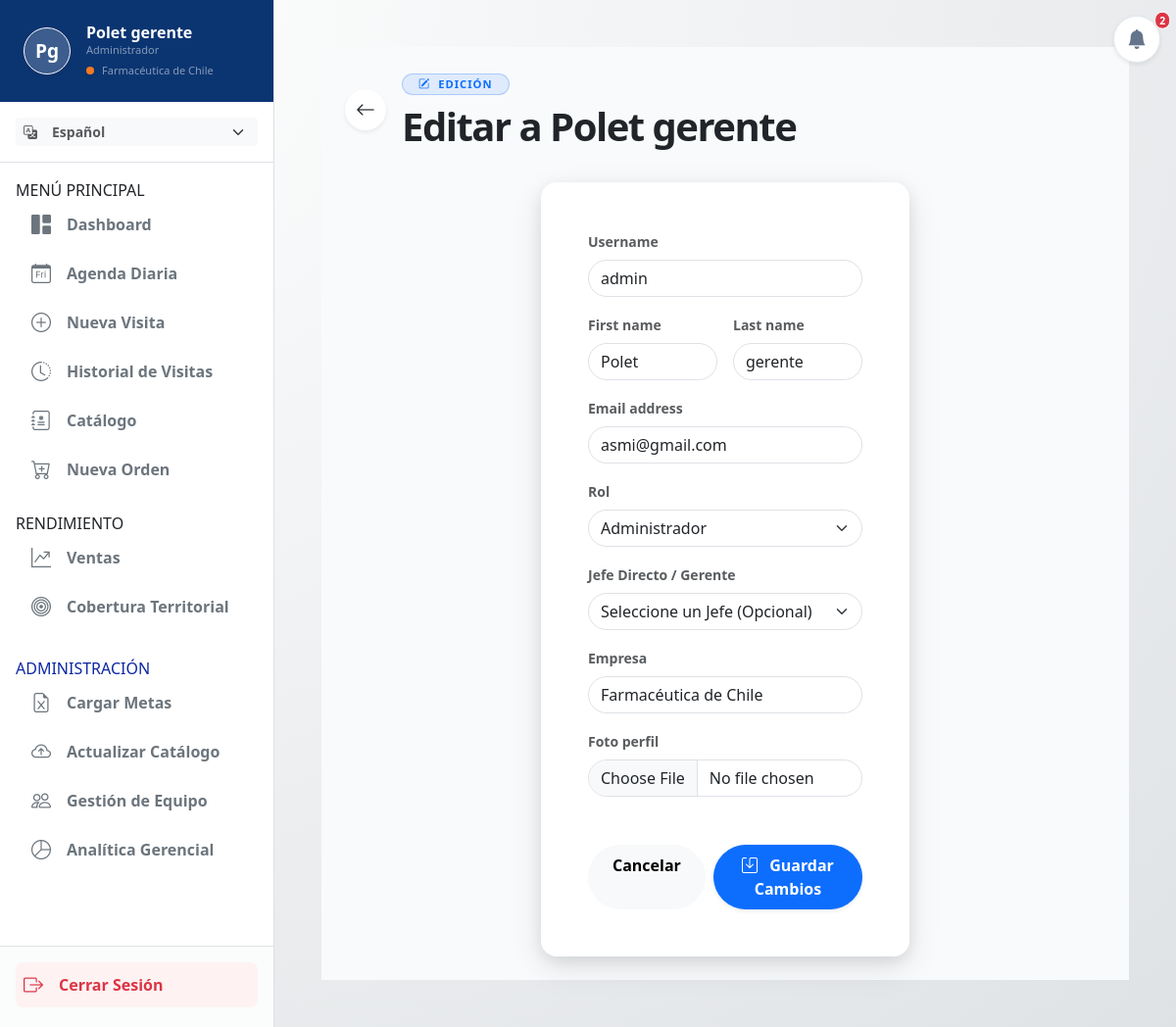
Page /usuarios/editar/1/ (signed in) on the earlier database version.
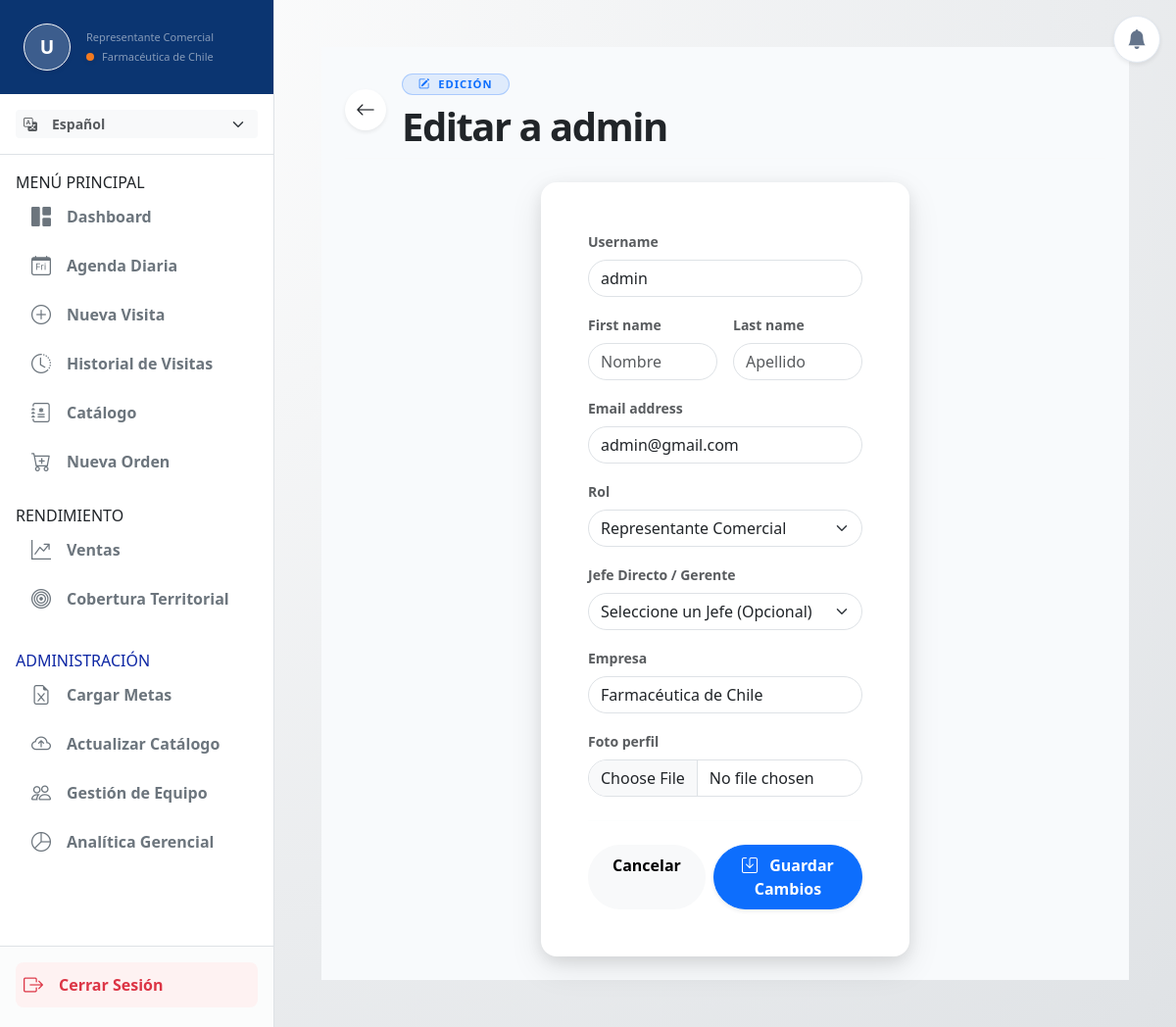
Same page on the later database version.
### apps/usuarios/models.py (models this page shows)
class UsuarioPersonalizado(AbstractUser):
    rol = models.CharField(max_length=50, default='Representante Comercial')
    empresa = models.CharField(max_length=100, default='Farmacéutica de Chile')
    foto_perfil = models.ImageField(upload_to='perfiles/', null=True, blank=True)
    jefe = models.ForeignKey(
        'self',
        on_delete=models.SET_NULL,
        null=True,
        blank=True,
        related_name='equipo',
        help_text="Selecciona al Gerente o Jefe directo de este vendedor."
    )
    def __str__(self):
        return f"{self.first_name} {self.last_name} - {self.rol}"
    @property
    def es_gerente(self):
        roles_jefatura = ['Administrador', 'Gerente', 'Jefe de Ventas']
        return any(palabra in self.rol for palabra in roles_jefatura) or self.is_staff or self.is_superuser

### apps/usuarios/views.py (the view)
# urls.py: path('editar/<int:usuario_id>/', views.editar_usuario, name='editar_usuario'),
@login_required(login_url='usuarios:login')
def editar_usuario(request, usuario_id):
    if not request.user.is_superuser and 'Administrador' not in request.user.rol:
        messages.error(request, "No tienes permisos para editar usuarios.")
        return redirect('usuarios:gestion_equipo')
    usuario = get_object_or_404(UsuarioPersonalizado, id=usuario_id)
    if request.method == 'POST':
        form = EditarUsuarioForm(request.POST, request.FILES, instance=usuario)
        if form.is_valid():
            form.save()
            messages.success(request, f"Los datos de {usuario.username} se actualizaron correctamente.")
            return redirect('usuarios:gestion_equipo')
    else:
        form = EditarUsuarioForm(instance=usuario)
    return render(request, 'usuarios/editar_usuario.html', {'form': form, 'usuario_edit': usuario})

### apps/usuarios/templates/usuarios/editar_usuario.html (shortened to what this page needs)
{% extends 'base.html' %}
{% load i18n %}
{% block content %}
<div class="container-fluid px-4 py-4" style="background-color: #f8fafc; min-height: 100vh;">
    <div class="d-flex align-items-center mb-4 pb-2 border-bottom border-light gap-3">
        <a href="{% url 'usuarios:gestion_equipo' %}" class="btn bg-white rounded-circle shadow-sm d-flex align-items-center justify-content-center border-0" style="width: 42px; height: 42px;">
            <i class="bi bi-arrow-left fs-5 text-dark"></i>
        </a>
        <div>
            <span class="badge bg-primary bg-opacity-10 text-primary border border-primary border-opacity-25 rounded-pill px-3 py-1 mb-2 fw-bold" style="letter-spacing: 1px; font-size: 0.7rem;">
                <i class="bi bi-pencil-square me-1"></i> {% translate "EDICIÓN" %}
            </span>
            <h2 class="fw-bolder text-dark mb-0 display-6" style="letter-spacing: -1.5px;">{% translate "Editar a" %} {{ usuario_edit.get_full_name|default:usuario_edit.username }}</h2>
        </div>
    </div>
    <div class="row justify-content-center">
        <div class="col-12 col-md-8 col-lg-6">
            <div class="card card-farma border-0 shadow-sm rounded-4 bg-white">
                <div class="card-body p-5">
                    <form method="POST" enctype="multipart/form-data">
                        <div class="row g-3">
                            {% for field in form %}
                                <div class="col-12 {% if field.name == 'first_name' or field.name == 'last_name' %}col-md-6{% endif %}">
                                    <label class="form-label small fw-bold text-muted">{{ field.label }}</label>
                                    {{ field }}
                                </div>
                            {% endfor %}
                        </div>
                        <hr class="my-4 text-light">
                        <div class="d-flex justify-content-end gap-2">
                            <a href="{% url 'usuarios:gestion_equipo' %}" class="btn btn-light rounded-pill px-4 py-2 fw-bold">
                                {% translate "Cancelar" %}
                            </a>
                            <button type="submit" class="btn btn-primary rounded-pill px-4 py-2 fw-bold shadow-sm">
                                <i class="bi bi-save me-2"></i> {% translate "Guardar Cambios" %}
                            </button>
                        </div>
                    </form>
                </div>
            </div>
        </div>
    </div>
</div>
{% endblock %}

### templates/base.html (shortened to what the changed rows need)
{% load static %}
{% load i18n %}
<!DOCTYPE html>
<html lang="{{ LANGUAGE_CODE }}">
<head>
    <link href="https://cdn.jsdelivr.net/npm/bootstrap@5.3.2/dist/css/bootstrap.min.css" rel="stylesheet">
    <link rel="stylesheet" href="https://cdn.jsdelivr.net/npm/bootstrap-icons@1.11.1/font/bootstrap-icons.css">
    <link rel="stylesheet" href="{% static 'css/style.css' %}">
</head>
<body>
    <div class="d-none d-lg-block position-fixed p-3" style="top: 0; right: 0; z-index: 1040;">
        <div class="dropdown bg-white rounded-circle shadow-sm d-flex justify-content-center align-items-center transition-hover" style="width: 48px; height: 48px; border: 1px solid #e2e8f0;">
            <a href="#" class="text-secondary position-relative text-decoration-none d-flex align-items-center w-100 h-100 justify-content-center" id="dropdownDesktop" data-bs-toggle="dropdown" aria-expanded="false">
                <i class="bi bi-bell-fill fs-5" style="color: #64748b;"></i>
                {% if total_notificaciones > 0 %}
                <span class="position-absolute top-0 start-100 translate-middle badge rounded-pill bg-danger border border-white" style="font-size: 0.65rem; padding: 0.25em 0.4em; transform: translate(-30%, -30%) !important;">
                    {{ total_notificaciones }}
                </span>
                {% endif %}
            </a>
        </div>
    </div>
    <div class="offcanvas-lg offcanvas-start bg-white border-end h-100" tabindex="-1" id="sidebarMenu" style="width: 280px;">
        <div class="d-flex flex-column h-100">
            <div class="bg-brand-blue text-white p-4 pt-lg-4 pt-5 mt-lg-0 mt-3">
                <div class="d-flex align-items-center gap-3">
                    <div class="rounded-circle d-flex justify-content-center align-items-center border border-light shadow-sm overflow-hidden" style="width: 48px; height: 48px; background: rgba(255,255,255,0.2); font-size: 1.2rem; font-weight: bold;">
                        {% if user.foto_perfil %}
                            <img src="{{ user.foto_perfil.url }}" alt="Avatar" class="w-100 h-100" style="object-fit: cover;">
                        {% else %}
                            {{ user.first_name|make_list|first|default:"U" }}{{ user.last_name|make_list|first|default:"" }}
                        {% endif %}
                    </div>
                    <div>
                        <h6 class="mb-0 fw-bold">{{ user.first_name }} {{ user.last_name }}</h6>
                        <small class="text-white-50 d-block" style="font-size: 11px;">{{ user.rol }}</small>
                        <div class="d-flex align-items-center gap-2 mt-1">
                            <div class="rounded-circle bg-brand-orange shadow-sm" style="width: 8px; height: 8px;"></div>
                            <small class="text-white-50 text-truncate" style="font-size: 11px; max-width: 140px;">{{ user.empresa }}</small>
                        </div>
                    </div>
                </div>
            </div>
                            {% get_current_language as CURRENT_LANG %}
                            {% get_available_languages as LANGUAGES %}
        </div>
    </div>
    <main class="pt-5 pt-lg-0">
        <div class="container-fluid p-3 p-md-4 p-lg-5 mt-4 mt-lg-0">
            {% block content %}
            {% endblock %}
        </div>
    </main>
</body>
</html>

Differences in the rows shown:
changed UsuarioPersonalizado "admin": first_name|make_list "P" → "U"; rol "Administrador" → "Representante Comercial"; get_full_name "Polet gerente" → "admin"; first_name "Polet" → (not shown); last_name "gerente" → (not shown); email "asmi@gmail.com" → "admin@gmail.com"; last_name|make_list "g" → (not shown)
Other differences:
{{ total_notificaciones }}: "2" → (not shown)
